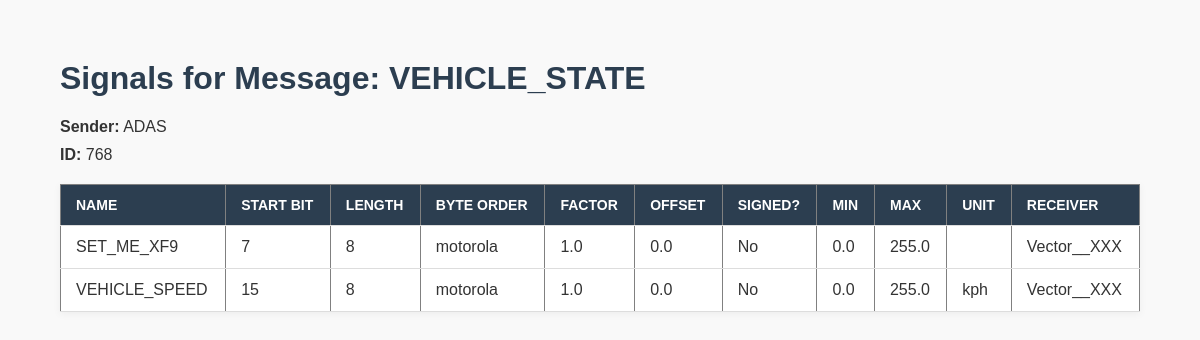
The app's page /messages/1/signals, older data.
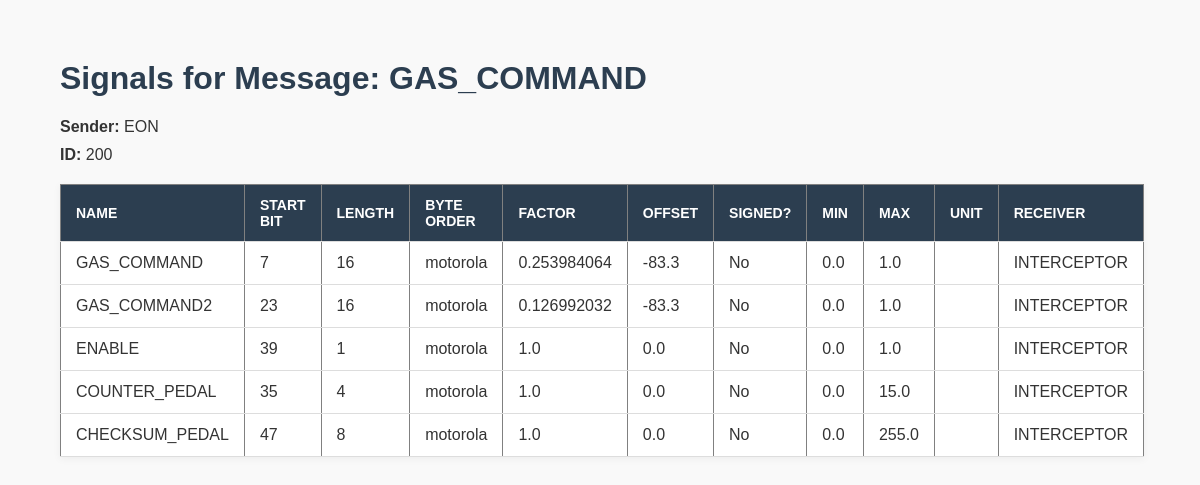
The same page, newer data.
### tables this page shows
CREATE TABLE messages (
    id INTEGER PRIMARY KEY AUTOINCREMENT,
    message_id INTEGER,  -- actual CAN ID
    name TEXT,
    dlc INTEGER,
    sender TEXT,
    car_model_id INTEGER,
    dbc_id INTEGER,
    manufacturer TEXT,
    car_model TEXT,
    FOREIGN KEY (car_model_id) REFERENCES car_models(id),
    FOREIGN KEY (dbc_id) REFERENCES dbc_files(id)
);

CREATE TABLE signals (
    id INTEGER PRIMARY KEY AUTOINCREMENT,
    message_id INTEGER,
    name TEXT,
    start_bit INTEGER,
    length INTEGER,
    byte_order TEXT,
    is_signed BOOLEAN,
    factor REAL,
    offset REAL,
    min REAL,
    max REAL,
    unit TEXT,
    receiver TEXT,
    car_model TEXT,
    dbc_id INTEGER,
    FOREIGN KEY (message_id) REFERENCES messages(id),
    FOREIGN KEY (dbc_id) REFERENCES dbc_files(id)
);

### main.py (the view)
@app.get("/messages/{message_id}/signals", response_class=HTMLResponse)
def view_signals(request: Request, message_id: int):
    message = query_db("SELECT * FROM messages WHERE id = ?", (message_id,))
    signals = query_db("SELECT * FROM signals WHERE message_id = ?", (message_id,))
    return templates.TemplateResponse("signals.html", {
        "request": request,
        "message": message[0] if message else None,
        "signals": signals
    })

### templates/signals.html (shortened to what this page needs)
<!DOCTYPE html>
<html>
<head>
    <link rel="stylesheet" href="{{ url_for('static', path='styles.css') }}">
</head>
<body>
    <h1>Signals for Message: {{ message.name }}</h1>
    <p><strong>Sender:</strong> {{ message.sender }}</p>
    <p><strong>ID:</strong> {{ message.message_id }}</p>
    {% if signals %}
    <table border="1", id = "signalTable">
        <tr>
            <th>Name</th>
            <th>Start Bit</th>
            <th>Length</th>
            <th>Byte Order</th>
            <th>Factor</th>
            <th>Offset</th>
            <th>Signed?</th>
            <th>Min</th>
            <th>Max</th>
            <th>Unit</th>
            <th>Receiver</th>
        </tr>
        {% for sig in signals %}
        <tr>
            <td>{{ sig.name }}</td>
            <td>{{ sig.start_bit }}</td>
            <td>{{ sig.length }}</td>
            <td>{{ sig.byte_order }}</td>
            <td>{{ sig.factor }}</td>
            <td>{{ sig.offset }}</td>
            <td>{{ 'Yes' if sig.is_signed else 'No' }}</td>
            <td>{{ sig.min }}</td>
            <td>{{ sig.max }}</td>
            <td>{{ sig.unit }}</td>
            <td>{{ sig.receiver }}</td>
        </tr>
        {% endfor %}
    </table>
    {% else %}
    <p>No signals found.</p>
    {% endif %}
</body>
</html>

### static/styles.css (style rules this page uses)
body { font-family: Arial, sans-serif; margin: 5%; background-color: #f9f9f9; color: #333; align-items: center; }
h1 { color: #2c3e50; }
table { width: 100%; border-collapse: collapse; margin-top: 20px; background-color: #fff; box-shadow: 0 2px 8px rgba(0, 0, 0, 0.05); }
th, td { padding: 12px 15px; text-align: left; border-bottom: 1px solid #ddd; }
th { background-color: #2c3e50; color: white; text-transform: uppercase; font-size: 14px; }
p { margin: 10px 0; }

Row changes from the older to the newer data that the page shows:
changed messages: name "VEHICLE_STATE" → "GAS_COMMAND"; sender "ADAS" → "EON"; message_id "768" → "200"
changed signals: name "SET_ME_XF9" → "GAS_COMMAND"; length "8" → "16"; factor "1.0" → "0.253984064"; offset "0.0" → "-83.3"; max "255.0" → "1.0"; receiver "Vector__XXX" → "INTERCEPTOR"
changed signals: name "VEHICLE_SPEED" → "GAS_COMMAND2"; start_bit "15" → "23"; length "8" → "16"; factor "1.0" → "0.126992032"; offset "0.0" → "-83.3"; max "255.0" → "1.0"; receiver "Vector__XXX" → "INTERCEPTOR"; unit "kph" → (not shown)
now on this page (row edited): signals: name "ENABLE", start_bit "39", length "1", byte_order "motorola", factor "1.0", offset "0.0", is_signed "No", min "0.0", max "1.0", receiver "INTERCEPTOR"
now on this page (row edited): signals: name "COUNTER_PEDAL", start_bit "35", length "4", byte_order "motorola", factor "1.0", offset "0.0", is_signed "No", min "0.0", max "15.0", receiver "INTERCEPTOR"
now on this page (row edited): signals: name "CHECKSUM_PEDAL", start_bit "47", length "8", byte_order "motorola", factor "1.0", offset "0.0", is_signed "No", min "0.0", max "255.0", receiver "INTERCEPTOR"
